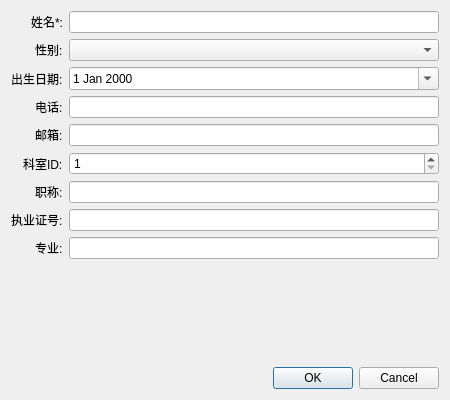
<?xml version="1.0" encoding="UTF-8"?>
<ui version="4.0">
 <class>DoctorDialog</class>
 <widget class="QDialog" name="DoctorDialog">
  <property name="geometry">
   <rect>
    <x>0</x>
    <y>0</y>
    <width>450</width>
    <height>400</height>
   </rect>
  </property>
  <property name="windowTitle">
   <string>医生信息</string>
  </property>
  <layout class="QVBoxLayout" name="verticalLayout">
   <item>
    <layout class="QFormLayout" name="formLayout">
     <property name="labelAlignment">
      <set>Qt::AlignRight|Qt::AlignTrailing|Qt::AlignVCenter</set>
     </property>
     <item row="0" column="0">
      <widget class="QLabel" name="label_name">
       <property name="text">
        <string>姓名*:</string>
       </property>
      </widget>
     </item>
     <item row="0" column="1">
      <widget class="QLineEdit" name="nameEdit"/>
     </item>
     <item row="1" column="0">
      <widget class="QLabel" name="label_gender">
       <property name="text">
        <string>性别:</string>
       </property>
      </widget>
     </item>
     <item row="1" column="1">
      <widget class="QComboBox" name="genderCombo"/>
     </item>
     <item row="2" column="0">
      <widget class="QLabel" name="label_birth">
       <property name="text">
        <string>出生日期:</string>
       </property>
      </widget>
     </item>
     <item row="2" column="1">
      <widget class="QDateEdit" name="birthDateEdit">
       <property name="calendarPopup">
        <bool>true</bool>
       </property>
       <property name="date">
        <date>
         <year>2000</year>
         <month>1</month>
         <day>1</day>
        </date>
       </property>
      </widget>
     </item>
     <item row="3" column="0">
      <widget class="QLabel" name="label_phone">
       <property name="text">
        <string>电话:</string>
       </property>
      </widget>
     </item>
     <item row="3" column="1">
      <widget class="QLineEdit" name="phoneEdit"/>
     </item>
     <item row="4" column="0">
      <widget class="QLabel" name="label_email">
       <property name="text">
        <string>邮箱:</string>
       </property>
      </widget>
     </item>
     <item row="4" column="1">
      <widget class="QLineEdit" name="emailEdit"/>
     </item>
     <item row="5" column="0">
      <widget class="QLabel" name="label_dept">
       <property name="text">
        <string>科室ID:</string>
       </property>
      </widget>
     </item>
     <item row="5" column="1">
      <widget class="QSpinBox" name="departmentIdSpin">
       <property name="minimum">
        <number>1</number>
       </property>
      </widget>
     </item>
     <item row="6" column="0">
      <widget class="QLabel" name="label_title">
       <property name="text">
        <string>职称:</string>
       </property>
      </widget>
     </item>
     <item row="6" column="1">
      <widget class="QLineEdit" name="titleEdit"/>
     </item>
     <item row="7" column="0">
      <widget class="QLabel" name="label_license">
       <property name="text">
        <string>执业证号:</string>
       </property>
      </widget>
     </item>
     <item row="7" column="1">
      <widget class="QLineEdit" name="licenseNumberEdit"/>
     </item>
     <item row="8" column="0">
      <widget class="QLabel" name="label_spec">
       <property name="text">
        <string>专业:</string>
       </property>
      </widget>
     </item>
     <item row="8" column="1">
      <widget class="QLineEdit" name="specializationEdit"/>
     </item>
    </layout>
   </item>
   <item>
    <widget class="QDialogButtonBox" name="buttonBox">
     <property name="orientation">
      <enum>Qt::Horizontal</enum>
     </property>
     <property name="standardButtons">
      <set>QDialogButtonBox::Cancel|QDialogButtonBox::Ok</set>
     </property>
    </widget>
   </item>
  </layout>
 </widget>
 <resources/>
 <connections>
  <connection>
   <sender>buttonBox</sender>
   <signal>accepted()</signal>
   <receiver>DoctorDialog</receiver>
   <slot>accept()</slot>
   <hints>
    <hint type="sourcelabel">
     <x>248</x>
     <y>254</y>
    </hint>
    <hint type="destinationlabel">
     <x>157</x>
     <y>274</y>
    </hint>
   </hints>
  </connection>
  <connection>
   <sender>buttonBox</sender>
   <signal>rejected()</signal>
   <receiver>DoctorDialog</receiver>
   <slot>reject()</slot>
   <hints>
    <hint type="sourcelabel">
     <x>316</x>
     <y>260</y>
    </hint>
    <hint type="destinationlabel">
     <x>286</x>
     <y>274</y>
    </hint>
   </hints>
  </connection>
 </connections>
</ui>
